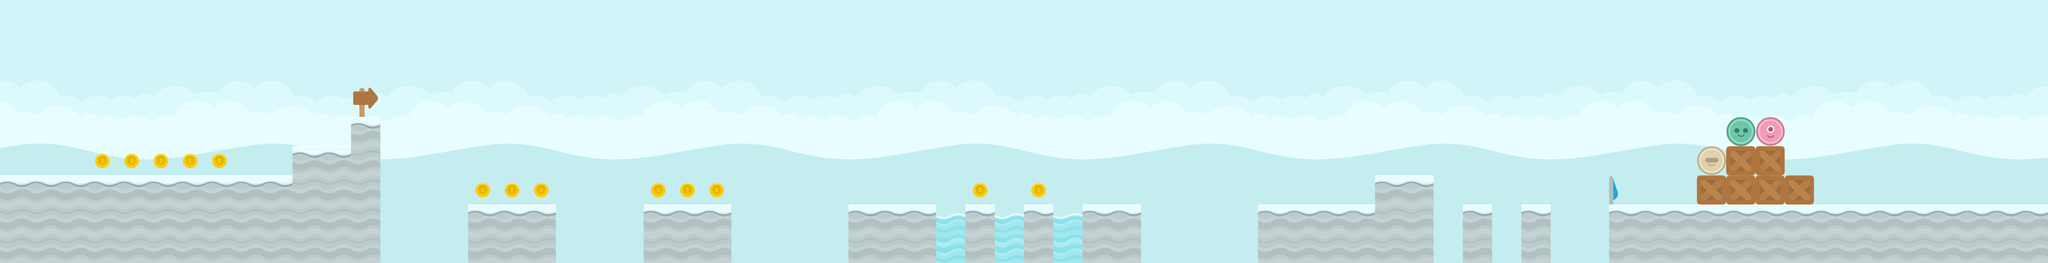

The image is a tile-based game level rendered from a .tmx file. Its description and complete source (layers, tilesets, objects, tile grids) follow:
An orthogonal 70x9 tile map with 128x128 px tiles, 2 tile layers (Tile Layer 1, Tile Layer 2), 5 tilesets and 28 objects.

<map version="1.0" orientation="orthogonal" renderorder="right-down" width="70" height="9" tilewidth="128" tileheight="128" nextobjectid="32">
 <tileset firstgid="1" name="spritesheet_items" tilewidth="128" tileheight="128" tilecount="32" columns="8">
  <image source="../tilesets/spritesheet_items.png" width="1024" height="512" />
 </tileset>
 <tileset firstgid="33" name="spritesheet_ground" tilewidth="128" tileheight="128" spacing="2" margin="1" tilecount="128" columns="8">
  <image source="../tilesets/spritesheet_ground.png" width="1040" height="2080" />
 </tileset>
 <tileset firstgid="161" name="blue_land" tilewidth="128" tileheight="128" tilecount="64" columns="8">
  <image source="../tilesets/blue_land.png" width="1024" height="1024" />
 </tileset>
 <tileset firstgid="225" name="spritesheet_tiles" tilewidth="128" tileheight="128" spacing="2" margin="1" tilecount="128" columns="8">
  <image source="../tilesets/spritesheet_tiles.png" width="1040" height="2080" />
 </tileset>
 <tileset firstgid="353" name="players" tilewidth="128" tileheight="128" tilecount="4" columns="4">
  <image source="../tilesets/players.png" width="512" height="128" />
 </tileset>
 <layer name="Tile Layer 1" width="70" height="9">
  <data encoding="csv">
161,162,163,164,165,166,167,168,161,162,163,164,165,166,167,168,161,162,163,164,165,166,167,168,161,162,163,164,165,166,167,168,161,162,163,164,165,166,167,168,161,162,163,164,165,166,167,168,161,162,163,164,165,166,167,168,161,162,163,164,165,166,167,168,161,162,163,164,165,166,
169,170,171,172,173,174,175,176,169,170,171,172,173,174,175,176,169,170,171,172,173,174,175,176,169,170,171,172,173,174,175,176,169,170,171,172,173,174,175,176,169,170,171,172,173,174,175,176,169,170,171,172,173,174,175,176,169,170,171,172,173,174,175,176,169,170,171,172,173,174,
177,178,179,180,181,182,183,184,177,178,179,180,181,182,183,184,177,178,179,180,181,182,183,184,177,178,179,180,181,182,183,184,177,178,179,180,181,182,183,184,177,178,179,180,181,182,183,184,177,178,179,180,181,182,183,184,177,178,179,180,181,182,183,184,177,178,179,180,181,182,
185,186,187,188,189,190,191,192,185,186,187,188,189,190,191,192,185,186,187,188,189,190,191,192,185,186,187,188,189,190,191,192,185,186,187,188,189,190,191,192,185,186,187,188,189,190,191,192,185,186,187,188,189,190,191,192,185,186,187,188,189,190,191,192,185,186,187,188,189,190,
193,194,195,196,197,198,199,200,193,194,195,196,197,198,199,200,193,194,195,196,197,198,199,200,193,194,195,196,197,198,199,200,193,194,195,196,197,198,199,200,193,194,195,196,197,198,199,200,193,194,195,196,197,198,199,200,193,194,195,196,197,198,199,200,193,194,195,196,197,198,
201,202,203,204,205,206,207,208,201,202,203,204,205,206,207,208,201,202,203,204,205,206,207,208,201,202,203,204,205,206,207,208,201,202,203,204,205,206,207,208,201,202,203,204,205,206,207,208,201,202,203,204,205,206,207,208,201,202,203,204,205,206,207,208,201,202,203,204,205,206,
209,210,211,212,213,214,215,216,209,210,211,212,213,214,215,216,209,210,211,212,213,214,215,216,209,210,211,212,213,214,215,216,209,210,211,212,213,214,215,216,209,210,211,212,213,214,215,216,209,210,211,212,213,214,215,216,209,210,211,212,213,214,215,216,209,210,211,212,213,214,
211,212,213,214,215,216,216,216,216,216,219,220,221,222,223,224,217,218,219,220,221,222,223,224,217,218,219,220,221,222,223,224,217,218,219,220,221,222,223,224,217,218,219,220,221,222,223,217,218,209,209,209,209,209,209,209,209,209,209,209,209,209,209,209,209,210,211,212,213,214,
219,220,221,222,223,224,224,224,224,224,224,224,224,224,224,224,224,224,224,224,224,224,224,224,224,224,224,224,224,224,224,224,224,224,224,224,224,224,224,224,224,224,224,224,224,224,224,224,224,217,217,217,217,217,217,217,217,217,217,217,217,217,217,217,217,218,219,220,221,222
</data>
 </layer>
 <layer name="Tile Layer 2" width="70" height="9">
  <data encoding="csv">
0,0,0,0,0,0,0,0,0,0,0,0,0,0,0,0,0,0,0,0,0,0,0,0,0,0,0,0,0,0,0,0,0,0,0,0,0,0,0,0,0,0,0,0,0,0,0,0,0,0,0,0,0,0,0,0,0,0,0,0,0,0,0,0,0,0,0,0,0,0,
0,0,0,0,0,0,0,0,0,0,0,0,0,0,0,0,0,0,0,0,0,31,0,0,0,0,0,0,0,0,0,0,0,0,0,0,0,0,0,0,0,0,0,0,0,0,0,0,0,0,0,0,0,0,0,0,0,0,0,0,0,0,0,0,0,0,0,0,0,0,
0,0,0,0,0,0,0,0,0,0,0,0,0,0,0,0,0,0,0,0,0,0,0,0,0,0,0,0,0,0,0,0,0,0,0,0,0,0,0,0,0,0,0,0,0,0,0,0,0,0,0,0,0,0,0,0,0,0,0,0,0,0,0,0,0,0,0,0,0,0,
0,0,0,0,0,0,0,0,0,0,0,0,235,0,0,0,0,0,0,0,0,0,0,0,0,0,0,0,0,0,0,0,0,0,0,0,0,0,0,0,0,0,0,0,0,0,0,0,0,0,0,0,0,0,0,0,0,0,0,0,0,0,0,0,0,0,0,0,0,0,
0,0,0,0,0,0,0,0,0,0,32,0,92,0,0,0,0,0,0,0,0,0,0,0,0,0,0,0,0,0,0,0,0,0,0,0,0,0,0,0,0,0,0,0,0,0,0,0,0,0,0,0,0,0,0,0,0,0,0,356,353,0,0,0,0,0,0,0,0,0,
0,31,31,30,30,30,30,30,31,0,92,92,85,0,0,0,0,0,0,0,0,0,0,0,0,0,0,0,0,0,0,0,0,0,0,0,0,0,0,0,0,0,0,0,0,0,0,0,0,0,0,0,0,0,0,0,0,0,355,257,257,0,0,0,0,0,0,0,0,0,
92,92,92,92,92,92,92,92,92,92,85,85,85,0,0,0,30,30,30,0,0,0,30,30,30,0,0,0,0,0,0,0,0,30,0,30,0,0,0,0,0,0,0,0,0,0,0,92,92,0,0,0,0,0,0,11,0,0,257,257,257,257,0,0,0,0,0,0,0,0,
85,85,85,85,85,85,85,85,85,85,85,85,85,0,0,0,92,92,92,0,0,0,92,92,92,0,0,0,0,92,92,92,345,92,345,92,345,92,92,0,0,0,88,92,92,92,92,85,85,0,92,0,92,0,0,92,92,92,92,92,92,92,92,92,92,92,92,92,92,92,
85,85,85,85,85,85,85,85,85,85,85,85,85,0,0,0,85,85,85,0,0,0,85,85,85,0,0,0,0,85,85,85,234,85,234,85,234,85,85,0,0,0,0,85,85,85,85,85,85,0,85,0,85,0,0,85,85,85,85,85,85,85,85,85,85,85,85,85,85,85
</data>
 </layer>
 <objectgroup name="Object Layer 1">
  <object id="3" x="7040" y="896" width="1920" height="256" />
  <object id="4" x="6656" y="896" width="128" height="256" />
  <object id="5" x="6400" y="896" width="128" height="256" />
  <object id="6" x="6016" y="768" width="256" height="384" />
  <object id="7" x="5504" y="896" width="512" height="256" />
  <object id="8" x="4736" y="896" width="256" height="256" />
  <object id="9" x="4480" y="896" width="128" height="256" />
  <object id="10" x="4224" y="896" width="128" height="256" />
  <object id="11" x="3712" y="896" width="384" height="256" />
  <object id="12" x="2816" y="896" width="384" height="256" />
  <object id="13" x="2048" y="896" width="384" height="256" />
  <object id="14" x="1536" y="512" width="128" height="640" />
  <object id="15" x="1280" y="640" width="256" height="512" />
  <object id="16" x="0" y="768" width="1280" height="384" />
 </objectgroup>
 <objectgroup name="Object Layer 2">
  <object id="17" x="545.167" y="671.5" width="64" height="64">
   <ellipse />
  </object>
  <object id="19" x="928.5" y="671.5" width="64" height="64">
   <ellipse />
  </object>
  <object id="20" x="800.5" y="671.5" width="64" height="64">
   <ellipse />
  </object>
  <object id="21" x="672.5" y="671.5" width="64" height="64">
   <ellipse />
  </object>
  <object id="22" x="2080.5" y="799.5" width="64" height="64">
   <ellipse />
  </object>
  <object id="23" x="2208.5" y="799.5" width="64" height="64">
   <ellipse />
  </object>
  <object id="24" x="2336.5" y="799.5" width="64" height="64">
   <ellipse />
  </object>
  <object id="25" x="2848.5" y="799.5" width="64" height="64">
   <ellipse />
  </object>
  <object id="26" x="2976.5" y="799.5" width="64" height="64">
   <ellipse />
  </object>
  <object id="27" x="3104.5" y="799.5" width="64" height="64">
   <ellipse />
  </object>
  <object id="28" x="4256.5" y="799.5" width="64" height="64">
   <ellipse />
  </object>
  <object id="29" x="4512.5" y="799.5" width="64" height="64">
   <ellipse />
  </object>
  <object id="31" x="417.167" y="671.5" width="64" height="64">
   <ellipse />
  </object>
 </objectgroup>
 <objectgroup name="finish">
  <object id="2" x="7168" y="0" width="128" height="896" />
 </objectgroup>
</map>
